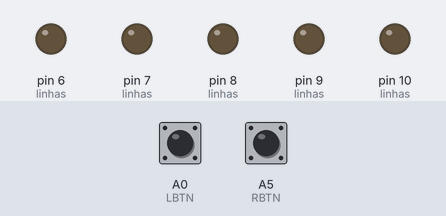
Recording of a sketch running on a simulated Arduino Uno, built with avr-gcc and run on an emulated ATmega328P. On the bench: output pins drawn as LEDs (lit = HIGH). Dashed ring = blinking. The inputs (shaded band) are chosen by the test bench; at power-on: A0 (LBTN) LOW, A5 (RBTN) LOW. Random numbers use the default seed unless the sketch sets one; pins used as bus, display or sensor lines are not drawn.

Above: at 1.2 s.
1.3 s: A0 (LBTN) pulled HIGH for 0.15 s
At 2.1 s:
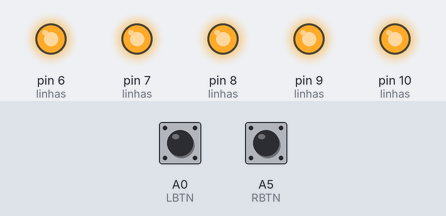
4.3 s: A5 (RBTN) pulled HIGH for 0.15 s
At 5.9 s:
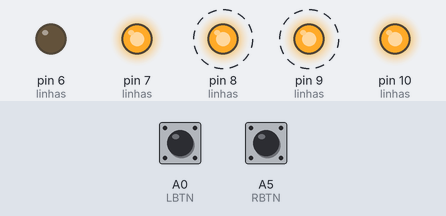
7.3 s: A0 (LBTN) pulled HIGH for 1 s
At 8.45 s:
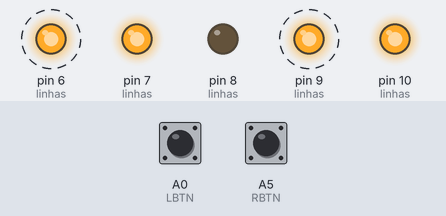
10.3 s: A5 (RBTN) pulled HIGH for 1 s
At 12.66 s:
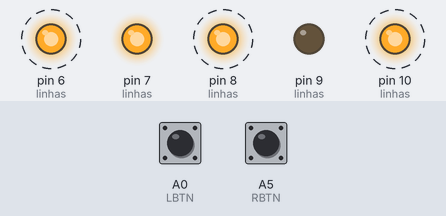
13.5 s: A0 (LBTN) pulled HIGH for 0.15 s
At 15.35 s:
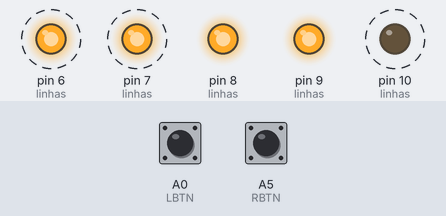
16.6 s: A5 (RBTN) pulled HIGH for 0.15 s
At 19.6 s:
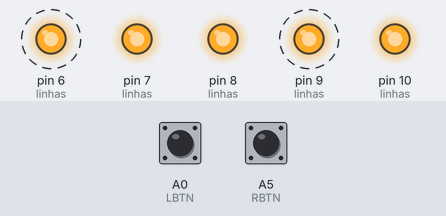
Timing chart, 0 to 20.7 s (numbered marks = the images above; inputs shaded):
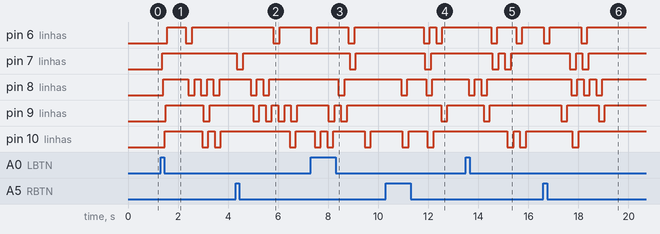

Measured:
- after the input at 1.3 s, pin 6 (linhas): LOW → HIGH after 0.27 s, → LOW 0.75 s later, → HIGH 0.25 s later; pin 7 (linhas): LOW → HIGH after 0.07 s
- after the input at 4.3 s, pin 6 (linhas): HIGH → LOW after 1.5 s, → HIGH 0.25 s later; pin 7 (linhas): HIGH → LOW after 0.05 s, → HIGH 0.25 s later
- after the input at 7.3 s, pin 6 (linhas): alternates HIGH for 1.3 s and LOW for 0.25 s, starting at once; pin 7 (linhas): HIGH → LOW after 1.6 s, → HIGH 0.25 s later
- after the input at 10.3 s, pin 6 (linhas): alternates HIGH for 0.25 s and LOW for 0.25 s, 4 changes in all, then stays HIGH, starting after 1.5 s; pin 7 (linhas): HIGH → LOW after 1.6 s, → HIGH 0.25 s later
- after the input at 13.5 s, pin 6 (linhas): alternates HIGH for 0.75 s and LOW for 0.25 s, starting after 1.0 s; pin 7 (linhas): alternates HIGH for 0.25 s and LOW for 0.25 s, 4 changes in all, then stays HIGH, starting after 1.1 s
- after the input at 16.6 s, pin 6 (linhas): alternates HIGH for 1.3 s and LOW for 0.25 s, 4 changes in all, then stays HIGH, starting at once; pin 7 (linhas): alternates HIGH for 0.25 s and LOW for 0.25 s, 4 changes in all, then stays HIGH, starting after 1.1 s

The sketch:

main.ino
```cpp
// CONEXÕES
#define LINHA1 6
#define LINHA2 7
#define LINHA3 8
#define LINHA4 10
#define LINHA5 9

#define COLUNA1 5
#define COLUNA2 4
#define COLUNA3 3
#define COLUNA4 2
#define COLUNA5 A4

#define LBTN A0
#define RBTN A5

// PARÂMETROS
#define TEMPO_LINHA 1       // em milissegundos
#define TEMPO_QUADRO 16     // em milissegundos

// CONSTANTES
#define DIREITA 0
#define BAIXO   1
#define ESQUERDA  2
#define CIMA    3

const int linhas[] = {LINHA1, LINHA2, LINHA3, LINHA4, LINHA5};
const int colunas[] = {COLUNA1, COLUNA2, COLUNA3, COLUNA4, COLUNA5};

byte tela[5][5];  // Alterado para 5x5

// VARIÁVEIS
bool ultimoEstadoLBTN = LOW;
bool ultimoEstadoRBTN = LOW;

void limparTela() {
  for (int i = 0; i < 5; i++) {
    for (int j = 0; j < 5; j++) {
      tela[i][j] = 0;
    }
  }
}

void exibirTela(byte matriz[5][5]) {
  for (byte c = 0; c < 5; c++) {
    digitalWrite(colunas[c], HIGH);
    for (byte r = 0; r < 5; r++) {
      digitalWrite(linhas[r], matriz[r][c] ? 0 : 255);
      delay(50);
    }
    for (byte r = 0; r < 5; r++) {
      digitalWrite(linhas[r], HIGH);
      delay(50);
    }
    digitalWrite(colunas[c], LOW);
  }
}

void setup() {
  for (int i = 0; i < 5; i++) {
    pinMode(linhas[i], OUTPUT);
    digitalWrite(linhas[i], LOW);

    pinMode(colunas[i], OUTPUT);
    digitalWrite(colunas[i], HIGH);
  }

  pinMode(LBTN, INPUT);
  pinMode(RBTN, INPUT);

  // Inicializar o estado inicial da tela
  limparTela();
}

void loop() {
  // Lógica para reagir aos botões
  if (digitalRead(LBTN) == HIGH && !ultimoEstadoLBTN) {
    // Piscar LEDs aleatoriamente
    for (int i = 0; i < 10; i++) {
      tela[random(5)][random(5)] = 1;
    }
    exibirTela(tela);
    delay(5);  // Tempo de exibição
    limparTela();
  }

  if (digitalRead(RBTN) == HIGH && !ultimoEstadoRBTN) {
    // Piscar LEDs aleatoriamente
    for (int i = 0; i < 10; i++) {
      tela[random(5)][random(5)] = 1;
    }
    exibirTela(tela);
    delay(5);  // Tempo de exibição
    limparTela();
  }

  ultimoEstadoLBTN = digitalRead(LBTN);
  ultimoEstadoRBTN = digitalRead(RBTN);

  delay(TEMPO_QUADRO);
}
```
